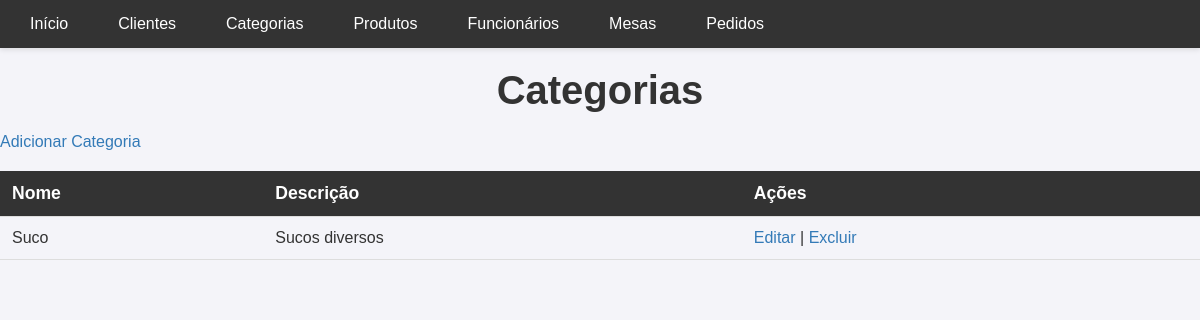
The page /categoria/ on the database as committed earlier.
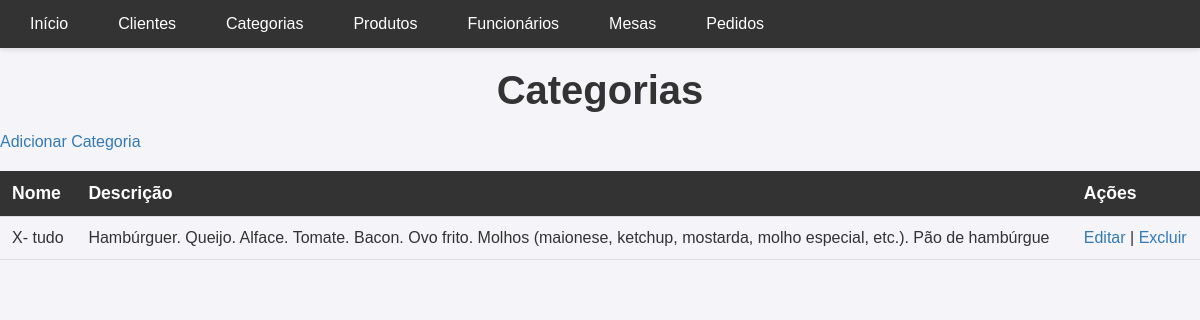
The same page on the database as committed later.
### gerenciamento/models.py (models this page shows, shortened)
class Categoria(models.Model):
    nome = models.CharField(max_length=50)
    descricao = models.TextField(blank=True, null=True)

### gerenciamento/views.py (the view)
# urls.py: path('categoria/', views.listar_categorias, name='listar_categorias'),
def listar_categorias(request):
    categorias = Categoria.objects.all()
    return render(request, 'gerenciamento/categoria/list.html', {'categorias': categorias})

### gerenciamento/templates/gerenciamento/categoria/list.html (shortened to what this page needs)
{% extends 'gerenciamento/base.html' %}
{% block content %}
<h1>Categorias</h1>
<a href="{% url 'criar_categoria' %}">Adicionar Categoria</a>
<table>
    <thead>
        <tr>
            <th>Nome</th>
            <th>Descrição</th>
            <th>Ações</th>
        </tr>
    </thead>
    <tbody>
        {% for categoria in categorias %}
        <tr>
            <td>{{ categoria.nome }}</td>
            <td>{{ categoria.descricao }}</td>
            <td>
                <a href="{% url 'editar_categoria' categoria.id %}">Editar</a> |
                <a href="{% url 'excluir_categoria' categoria.id %}" onclick="return confirm('Tem certeza que deseja excluir?');">Excluir</a>
            </td>
        </tr>
        {% endfor %}
    </tbody>
</table>
{% endblock %}

Rows that differ between the two databases and show on the page:
removed Categoria: nome "Suco", descricao "Sucos diversos"
added Categoria: nome "X- tudo", descricao "Hambúrguer. Queijo. Alface. Tomate. Bacon. Ovo frito. Molhos (maionese, ketchup, mostarda, molho especial, etc.). Pão de hambúrgue"
